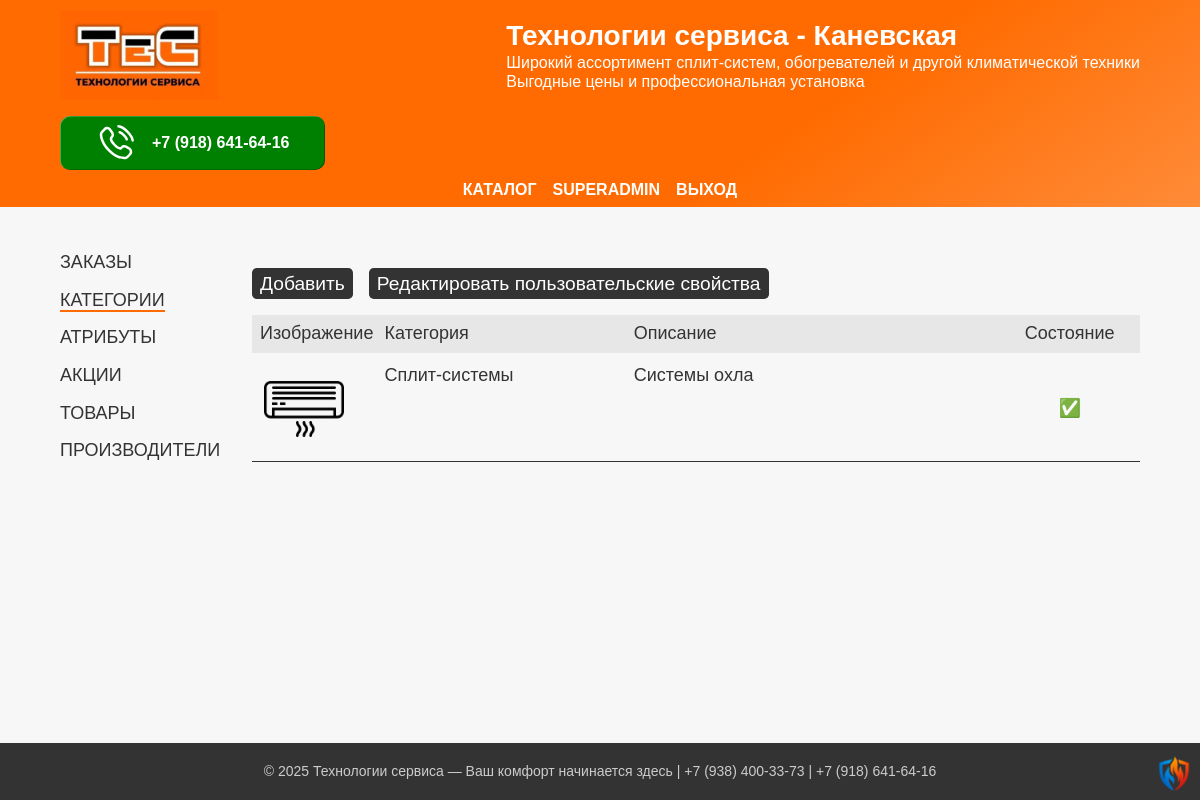
The app's page /admin/categories (signed in), older data.
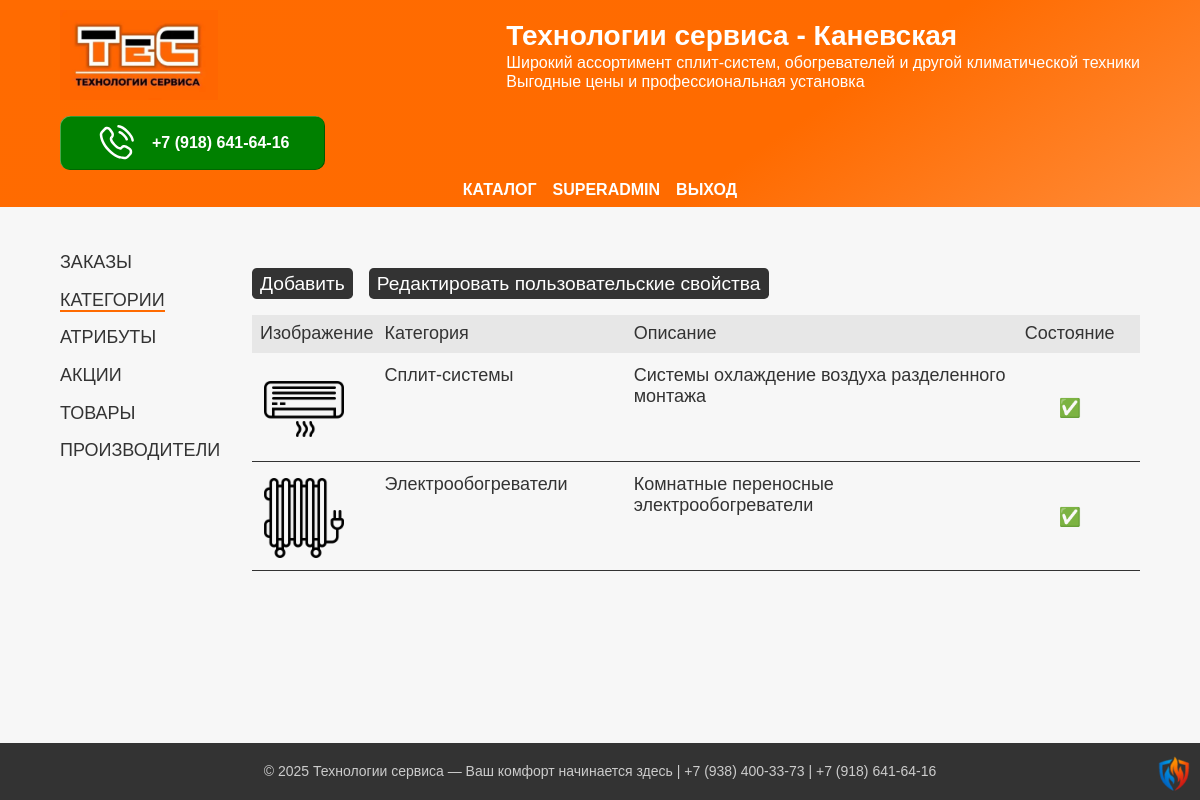
The same page, newer data.
### app/models.py (models this page shows, shortened)
class User(UserMixin, db.Model):
    id = db.Column(db.Integer, primary_key=True)
    username = db.Column(db.String(64), index=True, unique=True)
    email = db.Column(db.String(64), index=True, unique=True)
    password_hash = db.Column(db.String(256))

class Category(db.Model):
    __tablename__ = 'categories'
    id = db.Column(db.Integer, primary_key=True)
    name = db.Column(db.String(64), nullable=False, unique=True)
    description = db.Column(db.Text, nullable=True)
    active = db.Column(db.Boolean, default=True)
    fields = db.relationship('CustomFields', secondary=custom_field_category, backref=db.backref('category', lazy='dynamic'))
    image_path = db.Column(db.String(255), nullable=True)
    products = db.relationship('Product', backref='category', lazy=True)

### app/blueprints/admin/routes.py (the view, shortened to what this page needs)
@admin_bp.route("/categories", methods=["GET", "POST"])
@login_required
def categories():
    categories_all = Category.query.order_by(Category.name).all()
    form = CategoryForm()
    return render_template('./admin/categories.html',
                           title="Категории",
                           categories=categories_all,
                           form=form)

### app/templates/admin/categories.html (shortened to what this page needs)
{% extends "./admin/private.html" %}
{% block article %}
    <div class="cat-menu">
        <button class="cat-btn grey-btn" type="button" onclick="overlayMenu.showModal()">Добавить</button>
        <a class="cat-btn grey-btn" href="{{ url_for('admin.custom_fields') }}">Редактировать пользовательские свойства</a>
    </div>
    <div class="table">
        <header class="table-header categories-header">
            <div class="cat-img">Изображение</div>
            <div class="cat-name">Категория</div>
            <div class="cat-description">Описание</div>
            <div class="cat-status">Состояние</div>
        </header>
    {% for cat in categories %}
        <a class="table-row categories-row" href="{{ url_for('admin.category', name=cat.name) }}">
            <div class="cat-img">
                {% if cat.image_path %}
                <img class="thumb-img"
                     src="{{ url_for('uploaded_file', filename='images/thumbs/' + cat.image_path) }}"
                     alt="{{cat.image_path}}"
                     srcset="{{ url_for('uploaded_file', filename='images/thumbs/' + cat.image_path) }}">
                {% endif %}
            </div>
            <div class="cat-name">{{ cat.name }}</div>
            <div class="cat-description">{{ cat.description if cat.description else '---' }}</div>
            <div class="cat-status">{{ "✅" if cat.active else "❌" }}</div>
        </a>
    {% endfor %}
    </div>
{% endblock %}

### app/templates/admin/private.html (shortened to what this page needs)
{% extends "footer.html" %}
{% block private %}
    <section class="main-section">
        <div class="dashboard container">
            <aside>
                <ul class="admin-menu">
                    <li><a class="admin-menu--item" href="{{ url_for('admin.home') }}">Заказы</a></li>
                    <li><a class="admin-menu--item" href="{{ url_for('admin.categories') }}">Категории</a></li>
                    <li><a class="admin-menu--item" href="{{ url_for('admin.custom_fields') }}">Атрибуты</a></li>
                    <li><a class="admin-menu--item" href="{{ url_for('admin.promotions') }}">Акции</a></li>
                    <li><a class="admin-menu--item" href="{{ url_for('admin.products') }}">Товары</a></li>
                    <li><a class="admin-menu--item" href="{{ url_for('admin.brands') }}">Производители</a></li>
                </ul>
            </aside>
            <article>
                {% block article %}
                {% endblock %}
            </article>
        </div>
    </section>
{% endblock %}

### app/templates/footer.html (shortened to what this page needs)
{% extends "header.html" %}
{% block footer %}
        <footer class="footer">
            <p>
                © 2025 Технологии сервиса — Ваш комфорт начинается здесь |
                <a href="tel:+79384003373">+7 (938) 400-33-73</a> |
                <a href="tel:+79186416416">+7 (918) 641-64-16</a>
            </p>
			<a class="shield" href="{{url_for('auth.login')}}">
				<div class="shield-inner">
				<img class="xolod-teplo"
					src="{{ url_for('static', filename='img/icon/xolod-teplo.png') }}"
					alt="climat-control"
					srcset="{{ url_for('static', filename='img/icon/xolod-teplo.png') }}"
				>
				</div>
			</a>
        </footer>
{% endblock %}

### app/templates/header.html
{% extends "layout.html" %}
{% block header %}
        <header class="header">
            <div class="container">
                <div class="header-content content">
                    <a class="header-logo" href="{{ url_for('main.index') }}" >
                    <img
                        class="header-image icon-svg"
                        src="{{ url_for('static', filename='img/logo/label.webp') }}"
                        alt="air-conditioner"
                    /></a>
                    <div class="header-title">
                        <p class="header-title-label">Технологии сервиса - Каневская</p>
                        <p class="header-title-text">
                            Широкий ассортимент сплит-систем, обогревателей и другой климатической техники<br> Выгодные цены и профессиональная установка
                        </p>
                    </div>
                    <a class="btn green-btn" href="tel:+79186416416">
                        <img
                            class="contact-icon"
                            src="{{ url_for('static', filename='img/icon/phone-calling.svg') }}"
                            alt="Phone icon-svg"
                            srcset="{{ url_for('static', filename='img/icon/phone-calling.svg') }}"
                        >
                        <div>+7 (918) 641-64-16</div>
                    </a>
                </div>
            </div>
            <nav class="top-nav container">
                <ul class="top-menu">
                    <li><a class="top-menu--item" href="{{ url_for('shop.index') }}">Каталог</a></li>
                    {% if current_user.is_authenticated %}
                        <li><a class="top-menu--item" href="{{ url_for('admin.home') }}">{{ current_user.username }}</a></li>
                       <li><a class="top-menu--item" href="{{ url_for('auth.logout') }}">Выход</a></li>
                    {% endif %}
                </ul>
            </nav>
        </header>
{% endblock %}

### app/templates/layout.html (shortened to what this page needs)
<!DOCTYPE html>
<html lang="ru" itemscope itemtype="http://schema.org/WebPage">
    {% block head %}
    <head>
		<link rel="stylesheet" href="{{ url_for('static', filename='css/reset.css') }}?v=1">
        <link rel="stylesheet" href="{{ url_for('static', filename='css/style.css') }}?v=1.14">
        {% set favicon = url_for('static', filename='img/icon/favicon.svg') %}
    </head>
    {% endblock %}
    <body>
        {% block header %}
        {% endblock %}
        <main>
            {% block private %}
            {% endblock %}
        </main>
        {% block footer %}
        {% endblock %}
    </body>
</html>

### app/static/css/style.css (style rules this page uses)
:root { --wrapper-max: 75rem; --wrapper-big: 64rem; --wrapper-middle: 50rem; --wrapper-small: 25rem; --color-green-hover: rgb(58, 206, 0); --color-red-hover: rgb(255, 125, 0); --color-heads-color: #ff6b00; --color-background: #f7f7f7; --color-shadow: #000000A0; --base-transition: 0.2s ease-in-out; }
body { font-family: Geneva, Arial, Helvetica, sans-serif; background-color: var(--color-background); color: #333; display: flex; flex-direction: column; min-height: 100vh; justify-content: space-between; align-content: space-between; container-type: inline-size; container-name: body-size; }
main { font-size: 1.125rem; flex-grow: 1; }
h1, h2, h3, a { color: #ff6b00; display: block; }
a { display: inline; text-decoration: none; }
section { margin-top: 2.5em; }
.container { width: 90%; max-width: var(--wrapper-max); margin: auto; }
.shield { width: 3em; height: 3em; position: fixed; bottom: 0.375em; right: 0.375em; perspective: 40rem; }
.shield-inner { position: relative; width: 100%; height: auto; transition: transform 0.6s; transform-style: preserve-3d; }
.xolod-teplo, .teplo-xolod { position: absolute; width: 3em; height: auto; backface-visibility: hidden; display: flex; justify-content: center; }
header.header { background: linear-gradient(145deg, rgba(255, 107, 1, 1) 0%, rgba(255, 107, 0, 1) 65%, rgba(255, 139, 56, 1) 100%); color: white; container-type: inline-size; container-name: header-container; }
.header-content { display: flex; align-items: center; justify-content: space-between; flex-wrap: wrap; padding: 0.625em 0; gap: 1rem; }
.header-title { max-width: var(--wrapper-maiddle); }
.header-title-label { color: white; font-size: 1.75rem; font-weight: bold; }
.header-title-text { font-size: 1rem; }
.header-image { height: 5.625rem; }
.header-logo { display: flex; justify-content: center; align-items: center; }
.top-nav { display: flex; justify-content: center; margin-bottom: 0.5rem; }
.top-menu { display: flex; justify-content: center; gap: 1rem; flex-wrap: wrap; }
.top-menu--item { color: white; text-decoration: none; text-transform: uppercase; font-weight: bold; border-bottom: 2px solid rgba(0,0,0,0); }
article { display: flex; flex-direction: column; gap: 1rem; }
.table { display: flex; flex-direction: column; gap: 0.25rem; }
.table-header, .table-row { display: grid; padding: 0.5rem; }
.categories-header, .categories-row { grid-template-columns: 1fr 2fr 3fr 1fr; }
.thumb-img { display: block; width: 80px; height: auto; margin: 0.25rem; border-radius: 0.25rem; }
.table-header { background-color: #0001; }
.table-row { text-decoration: none; color: #333; border-bottom: 1px solid #333; }
.cat-status { display: flex; justify-content: center; align-items: center; }
.btn { border-radius: 0.625rem; padding: 1rem 2.25rem; text-align: center; max-width: 18.75rem; max-height: 1.375rem; text-decoration: none; font-weight: bold; align-items: center; display: flex; gap: 1rem; box-shadow: inset -0.75px -0.5px rgba(0, 0, 0, 0.4), inset +0.75px +0.5px rgba(255, 255, 255, 0.4); }
.dashboard { width: 90%; margin: auto; display: flex; gap: 2rem; }
.dashboard article { flex-grow: 1; }
.admin-menu { display: flex; flex-direction: column; gap: 1rem; width: 10rem; border-bottom: 2px solid rgba(255,255,255,0); }
.admin-menu--item { text-decoration: none; text-transform: uppercase; color: #333; transition: var(--base-transition); }
.admin-menu--item__active { border-bottom: 2px solid #ff6b00FF; }
.green-btn { color: white; background-color: green; }
.grey-btn { color: white; background-color: #333; }
.contact-icon { height: 40px; width: auto; }
footer { background: #333; text-align: center; padding: 1.25rem 0.625rem; font-size: 0.875rem; margin-top: 1.25rem; }
footer, footer a { color: #ccc; }
.cat-menu { display: flex; gap: 1rem; flex-wrap: wrap; }
.cat-btn { text-decoration: none; padding: 0.25rem 0.5rem; border-radius: 0.25em; font-size: 1.2rem; border: None; display: flex; align-items: center; }

Row changes from the older to the newer data that the page shows:
changed Category "Сплит-системы": description "Системы охла" → "Системы охлаждение воздуха разделенного монтажа"
added Category: image_path (picture), name "Электрообогреватели", description "Комнатные переносные электрообогреватели", active "✅"
